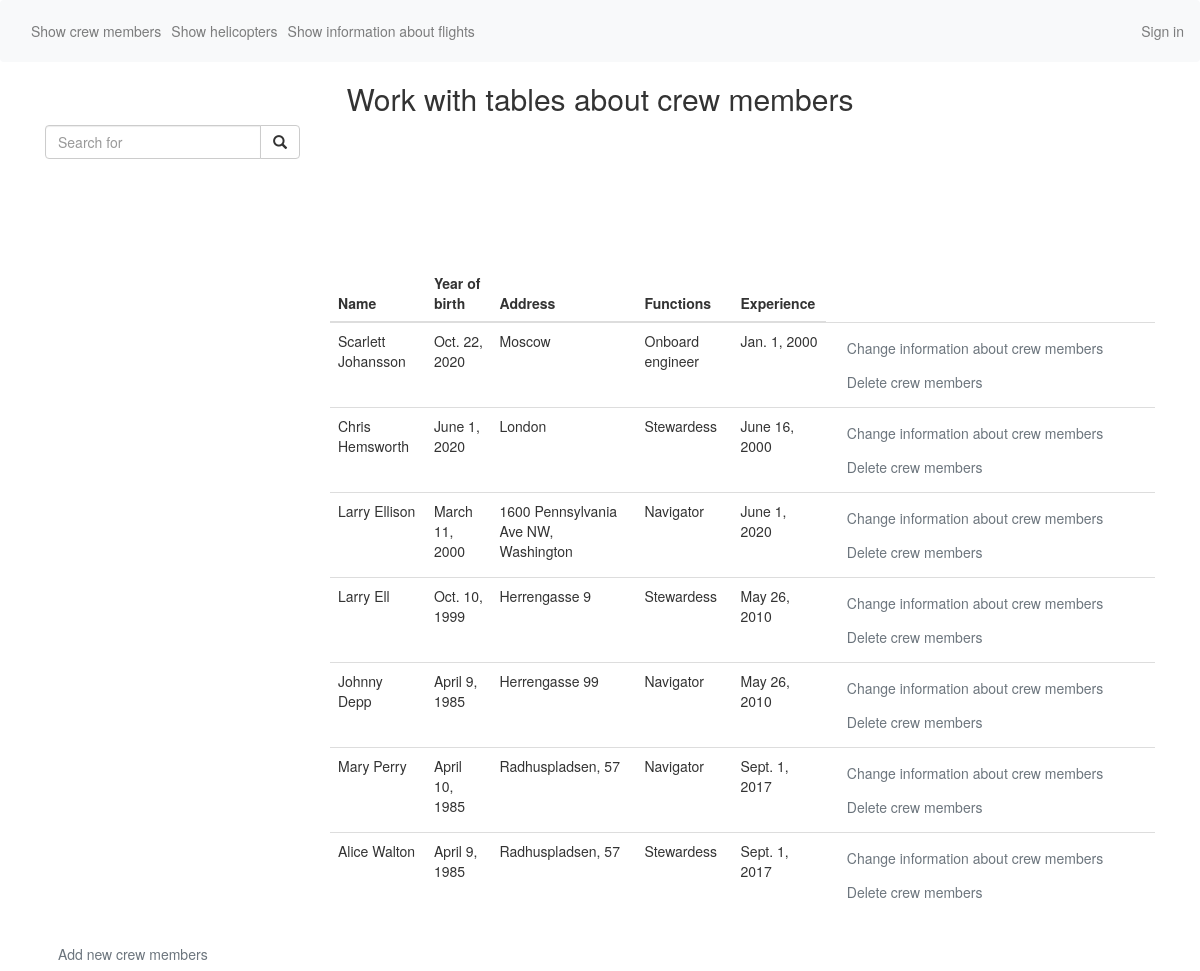
/crew_member, run on the app's committed database.
### app/models.py (models this page shows)
class crew_member(models.Model):
    names = models.CharField(max_length=50)
    experience = models.DateField()
    address = models.CharField(max_length=50)
    year_of_birth = models.DateField()
    functions = models.CharField(max_length=50)
    status = models.BooleanField(default=False)

### app/views.py (the view)
# urls.py: path('crew_member', crew_member_view, name='crew_member_url'),
def crew_member_view(request):
    context = {}
    context["dataset"] = crew_member.objects.all()
    return render(request, 'crew_member_view.html', context)

### templates/crew_member_view.html (shortened to what this page needs)
{% extends 'base.html' %}
{% block content %}
<link href="//netdna.bootstrapcdn.com/bootstrap/3.0.0/css/bootstrap.min.css" rel="stylesheet" id="bootstrap-css">
</head>
<body>
<h2 class="text-center">Work with tables about crew members</h2>
<div class="container">
	<div class="row">
        <div class="col-md-3">
            <form action="#" method="get">
                <div class="input-group">
                    <input class="form-control" id="system-search" name="q" placeholder="Search for" required>
                    <span class="input-group-btn">
                        <button type="submit" class="btn btn-default"><i class="glyphicon glyphicon-search"></i></button>
                    </span>
                </div>
            </form>
        </div>
		<div class="col-md-9">
    	 <table class="table table-list-search">
                    <thead>
                    <tr>
                        <th>Name</th>
                        <th>Year of birth</th>
                        <th>Address</th>
                        <th>Functions</th>
                         <th>Experience</th>
                        <td> </td>
                      </tr>
                    </thead>
           <tbody>
    {% for crew_member in dataset %}<br/>
      <tr>
        <td>{{crew_member.names}}</td>
        <td>{{crew_member.year_of_birth}}</td>
        <td>{{crew_member.address}}</td>
        <td>{{crew_member.functions}}</td>
        <td>{{crew_member.experience}}</td>
          <td> <a class="btn btn-outline-secondary" href="{% url 'edit_crew_member_url' crew_member.id %}">Change information about crew members</a>
              <a class="btn btn-outline-secondary" href="{% url 'delete_crew_member_url' crew_member.id %}">Delete crew members</a>  </td>
      </tr>
    {% endfor %}
    </tbody>
  </table>
  </div>
  </div>
  <a class="btn btn-outline-secondary" href="{% url 'add_crew_member_url' %}">Add new crew members</a>
</div>
</body>
{% endblock %}

### templates/base.html (shortened to what this page needs)
<!doctype html>
<html lang="en">
  <head>
    <link rel="stylesheet" href="https://maxcdn.bootstrapcdn.com/bootstrap/4.0.0/css/bootstrap.min.css">
  </head>
  <body>
          <nav class="navbar navbar-expand-lg navbar-light bg-light">
          <div class="collapse navbar-collapse" id="navbarSupportedContent">
            <ul class="navbar-nav mr-auto">
              <li class="nav-item">
                <a class="nav-link" href="{% url 'crew_member_url' %}">Show crew members</a>
              </li>
                <li class="nav-item">
                <a class="nav-link" href="{% url 'helicopter_url' %}">Show helicopters</a>
              </li>
              <li class="nav-item">
                <a class="nav-link" href="{% url 'flight_url' %}">Show information about flights</a>
              </li>
                </ul>
              {% if user.is_authenticated %}
                  <ul class="nav navbar-nav navbar-right">
                      <li class="nav-item">
                        <a class="nav-link" href="/accounts/logout/">Login out</a>
                      </ul>
                  {% else %}
                      <ul class="nav navbar-nav navbar-right">
                      <li class="nav-item">
                        <a class="nav-link" href="/accounts/login/">Sign in</a>
                      </ul>
                  {% endif %}
          </div>
        </nav>
          {% block content %}{% endblock %}
    </body>
</html>

### templates/crew_member_view.html (style rules this page uses)
body { margin-top: 2% }

### data on the page
crew_member: names "Scarlett Johansson", year_of_birth "Oct. 22, 2020", address "Moscow", functions "Onboard engineer", experience "Jan. 1, 2000"
crew_member: names "Chris Hemsworth", year_of_birth "June 1, 2020", address "London", functions "Stewardess", experience "June 16, 2000"
crew_member: names "Larry Ellison", year_of_birth "March 11, 2000", address "1600 Pennsylvania Ave NW, Washington", functions "Navigator", experience "June 1, 2020"
crew_member: names "Larry Ell", year_of_birth "Oct. 10, 1999", address "Herrengasse 9", functions "Stewardess", experience "May 26, 2010"
crew_member: names "Johnny Depp", year_of_birth "April 9, 1985", address "Herrengasse 99", functions "Navigator", experience "May 26, 2010"
crew_member: names "Mary Perry", year_of_birth "April 10, 1985", address "Radhuspladsen, 57", functions "Navigator", experience "Sept. 1, 2017"
crew_member: names "Alice Walton", year_of_birth "April 9, 1985", address "Radhuspladsen, 57", functions "Stewardess", experience "Sept. 1, 2017"
